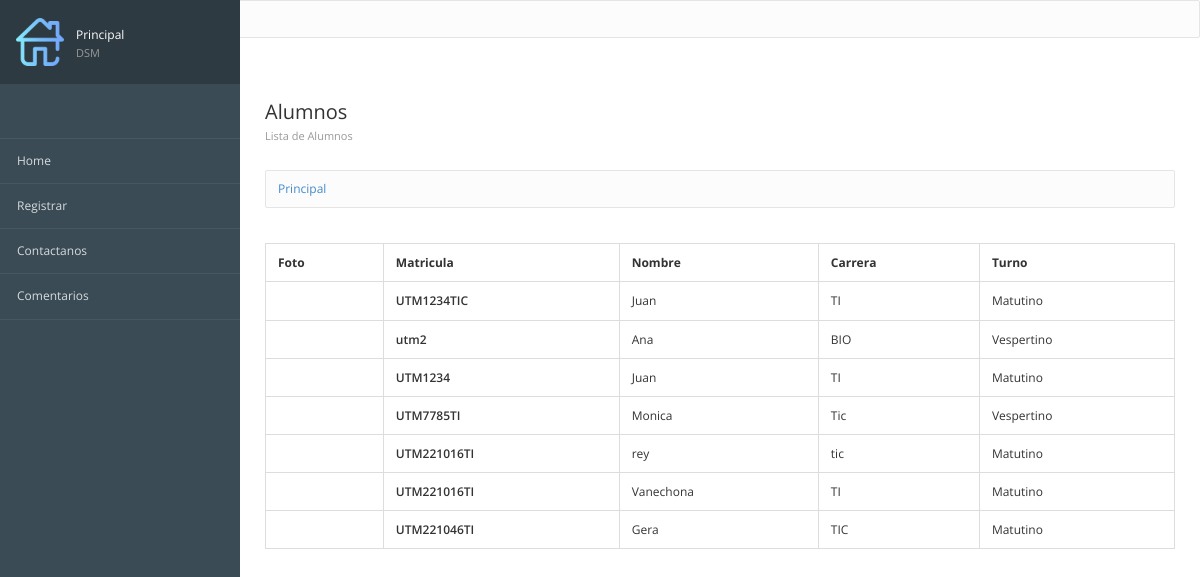
/, run on an earlier commit of the app's database.
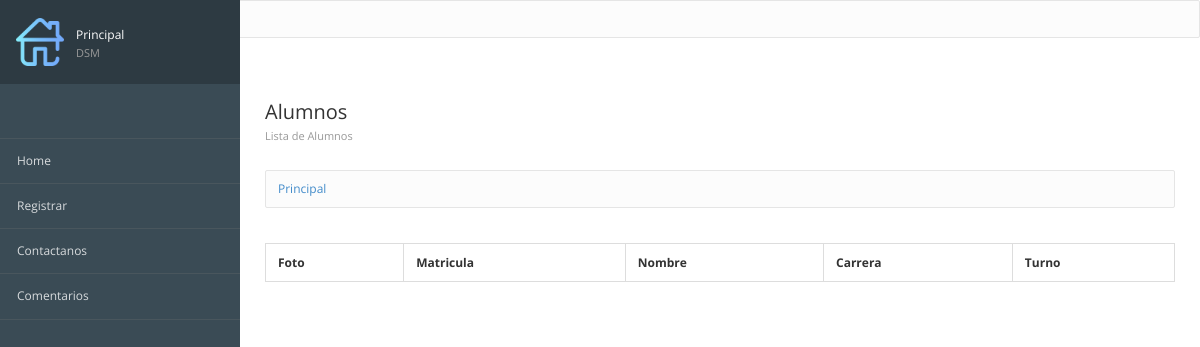
And on a later commit of the database.
### registros/models.py (models this page shows, shortened)
class Alumnos(models.Model):
    matricula = models.CharField(max_length=12, verbose_name="Mat") #Texto corto
    nombre = models.TextField() #Texto largo
    carrera = models.TextField()
    turno = models.CharField(max_length=10)
    imagen = models.ImageField(null=True,upload_to="fotos",verbose_name="Fotografía")
    created = models.DateTimeField(auto_now_add=True) #Fecha y tiempo
    updated = models.DateTimeField(auto_now_add=True)
    class Meta:
        verbose_name = 'Alumno'
        verbose_name_plural = 'Alumnos'
        ordering = ['-created']

### registros/views.py (the view)
# urls.py: path('', views_registros.registros, name="Prinicipal"),
def registros(request):
    alumnos=Alumnos.objects.all()
    return render(request, "registros/principal.html", {'alumnos': alumnos})

### registros/templates/registros/principal.html (shortened to what this page needs)
{% extends "inicio/encabezado.html" %}
{% block imagen%}
	{%load static%}
	{%static 'inicio/images/home.png'%}
{% endblock%}
{% block titulo_principal %}
	Principal <span> DSM </span>
{% endblock %}
{% block contenido %}
			<div class="page-header">
				<div class="page-title">
					<h3>Alumnos
				    <small>Lista de Alumnos </small></h3>
				</div>
			</div>
			{% block url %}
<div class="breadcrumb-line">
		<ul class="breadcrumb">
			<a href="{%url 'Principal'%}">
				{%if request.path == '/' %}
					Principal
				{%else%}
					Principal{{request.path}}
				{%endif%}
			</a>
		</ul>
	</div>
{% endblock %}
<table class="table table-bordered table-
striped">
<thead>
<tr>
<th>Foto</th>
<th>Matricula</th>
<th>Nombre</th>
<th>Carrera</th>
<th>Turno</th>
</tr>
</thead>
<tbody>
    {% for alumno in alumnos %}
<tr>
<td class="text-center">
</td>
<td class="text-semibold">{{alumno.matricula}}</td>
<td class="muted">{{alumno.nombre}}</td>
<td class="muted">{{alumno.carrera}}</td>
<td class="muted">{{alumno.turno}}</td>
</tr>
{% endfor %}
</tbody>
</table>
		</div>
{% endblock %}

What changed in the data, as far as the page shows it:
removed Alumnos: matricula "UTM1234TIC", nombre "Juan", carrera "TI", turno "Matutino"
removed Alumnos: matricula "utm2", nombre "Ana", carrera "BIO", turno "Vespertino"
removed Alumnos: matricula "UTM1234", nombre "Juan", carrera "TI", turno "Matutino"
removed Alumnos: matricula "UTM7785TI", nombre "Monica", carrera "Tic", turno "Vespertino"
removed Alumnos: matricula "UTM221016TI", nombre "rey", carrera "tic", turno "Matutino"
removed Alumnos: matricula "UTM221016TI", nombre "Vanechona", carrera "TI", turno "Matutino"
removed Alumnos: matricula "UTM221046TI", nombre "Gera", carrera "TIC", turno "Matutino"
